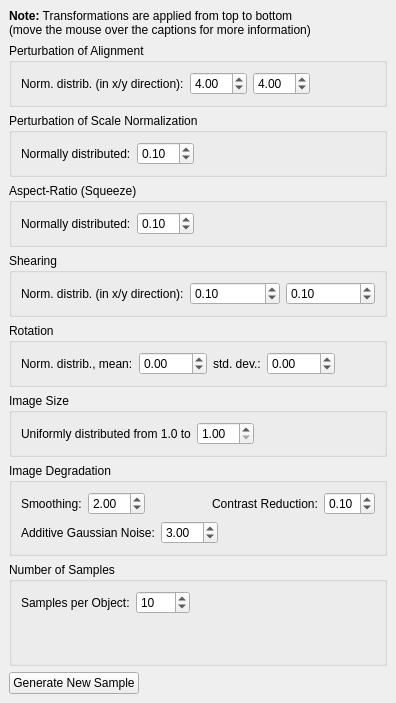
      <widget class="QWidget" name="tab_3" >
       <attribute name="title" >
        <string>&amp;Resampling</string>
       </attribute>
       <layout class="QVBoxLayout" >
        <property name="spacing" >
         <number>6</number>
        </property>
        <property name="leftMargin" >
         <number>9</number>
        </property>
        <property name="topMargin" >
         <number>9</number>
        </property>
        <property name="rightMargin" >
         <number>9</number>
        </property>
        <property name="bottomMargin" >
         <number>9</number>
        </property>
        <item>
         <widget class="QLabel" name="label_30" >
          <property name="text" >
           <string>&lt;html>&lt;head>&lt;meta name="qrichtext" content="1" />&lt;style type="text/css">
p, li { white-space: pre-wrap; }
&lt;/style>&lt;/head>&lt;body style=" font-family:'Sans Serif'; font-size:9pt; font-weight:400; font-style:normal; text-decoration:none;">
&lt;p style=" margin-top:0px; margin-bottom:0px; margin-left:0px; margin-right:0px; -qt-block-indent:0; text-indent:0px;">&lt;span style=" font-weight:600;">Note:&lt;/span> Transformations are applied from top to bottom&lt;/p>
&lt;p style=" margin-top:0px; margin-bottom:0px; margin-left:0px; margin-right:0px; -qt-block-indent:0; text-indent:0px;">(move the mouse over the captions for more information)&lt;/p>&lt;/body>&lt;/html></string>
          </property>
         </widget>
        </item>
        <item>
         <widget class="QGroupBox" name="groupBox_12" >
          <property name="title" >
           <string>Perturbation of Alignment</string>
          </property>
          <layout class="QHBoxLayout" >
           <property name="spacing" >
            <number>6</number>
           </property>
           <property name="leftMargin" >
            <number>9</number>
           </property>
           <property name="topMargin" >
            <number>9</number>
           </property>
           <property name="rightMargin" >
            <number>9</number>
           </property>
           <property name="bottomMargin" >
            <number>9</number>
           </property>
           <item>
            <widget class="QLabel" name="label_17" >
             <property name="sizePolicy" >
              <sizepolicy vsizetype="Preferred" hsizetype="Fixed" >
               <horstretch>0</horstretch>
               <verstretch>0</verstretch>
              </sizepolicy>
             </property>
             <property name="toolTip" >
              <string>The values are given as standard deviation in pixel values; samples are distributed around the point of alignment</string>
             </property>
             <property name="text" >
              <string>Norm. distrib. (in x/y direction):</string>
             </property>
             <property name="buddy" >
              <cstring>scaleNormComboBox</cstring>
             </property>
            </widget>
           </item>
           <item>
            <widget class="QDoubleSpinBox" name="sampleXTranslationSpinBox" >
             <property name="value" >
              <double>4.000000000000000</double>
             </property>
            </widget>
           </item>
           <item>
            <widget class="QDoubleSpinBox" name="sampleYTranslationSpinBox" >
             <property name="value" >
              <double>4.000000000000000</double>
             </property>
            </widget>
           </item>
           <item>
            <spacer>
             <property name="orientation" >
              <enum>Qt::Horizontal</enum>
             </property>
             <property name="sizeHint" >
              <size>
               <width>40</width>
               <height>20</height>
              </size>
             </property>
            </spacer>
           </item>
          </layout>
         </widget>
        </item>
        <item>
         <widget class="QGroupBox" name="groupBox_19" >
          <property name="title" >
           <string>Perturbation of Scale Normalization</string>
          </property>
          <layout class="QVBoxLayout" >
           <property name="spacing" >
            <number>6</number>
           </property>
           <property name="leftMargin" >
            <number>9</number>
           </property>
           <property name="topMargin" >
            <number>9</number>
           </property>
           <property name="rightMargin" >
            <number>9</number>
           </property>
           <property name="bottomMargin" >
            <number>9</number>
           </property>
           <item>
            <layout class="QHBoxLayout" >
             <property name="spacing" >
              <number>6</number>
             </property>
             <property name="leftMargin" >
              <number>0</number>
             </property>
             <property name="topMargin" >
              <number>0</number>
             </property>
             <property name="rightMargin" >
              <number>0</number>
             </property>
             <property name="bottomMargin" >
              <number>0</number>
             </property>
             <item>
              <widget class="QLabel" name="label_37" >
               <property name="sizePolicy" >
                <sizepolicy vsizetype="Preferred" hsizetype="Fixed" >
                 <horstretch>0</horstretch>
                 <verstretch>0</verstretch>
                </sizepolicy>
               </property>
               <property name="toolTip" >
                <string>The values are given as standard deviation in scale ratio; samples are distributed around 1</string>
               </property>
               <property name="text" >
                <string>Normally distributed:</string>
               </property>
               <property name="buddy" >
                <cstring>scaleNormComboBox</cstring>
               </property>
              </widget>
             </item>
             <item>
              <widget class="QDoubleSpinBox" name="sampleScaleSpinBox" >
               <property name="singleStep" >
                <double>0.100000000000000</double>
               </property>
               <property name="value" >
                <double>0.100000000000000</double>
               </property>
              </widget>
             </item>
             <item>
              <spacer>
               <property name="orientation" >
                <enum>Qt::Horizontal</enum>
               </property>
               <property name="sizeHint" >
                <size>
                 <width>1</width>
                 <height>20</height>
                </size>
               </property>
              </spacer>
             </item>
            </layout>
           </item>
          </layout>
         </widget>
        </item>
        <item>
         <widget class="QGroupBox" name="groupBox_14" >
          <property name="title" >
           <string>Aspect-Ratio (Squeeze)</string>
          </property>
          <layout class="QVBoxLayout" >
           <property name="spacing" >
            <number>6</number>
           </property>
           <property name="leftMargin" >
            <number>9</number>
           </property>
           <property name="topMargin" >
            <number>9</number>
           </property>
           <property name="rightMargin" >
            <number>9</number>
           </property>
           <property name="bottomMargin" >
            <number>9</number>
           </property>
           <item>
            <layout class="QHBoxLayout" >
             <property name="spacing" >
              <number>6</number>
             </property>
             <property name="leftMargin" >
              <number>0</number>
             </property>
             <property name="topMargin" >
              <number>0</number>
             </property>
             <property name="rightMargin" >
              <number>0</number>
             </property>
             <property name="bottomMargin" >
              <number>0</number>
             </property>
             <item>
              <widget class="QLabel" name="label_24" >
               <property name="sizePolicy" >
                <sizepolicy vsizetype="Preferred" hsizetype="Fixed" >
                 <horstretch>0</horstretch>
                 <verstretch>0</verstretch>
                </sizepolicy>
               </property>
               <property name="toolTip" >
                <string>The values are given as standard deviation in aspect ratio; samples are distributed around 1</string>
               </property>
               <property name="text" >
                <string>Normally distributed:</string>
               </property>
               <property name="buddy" >
                <cstring>scaleNormComboBox</cstring>
               </property>
              </widget>
             </item>
             <item>
              <widget class="QDoubleSpinBox" name="sampleAspectRatioSpinBox" >
               <property name="singleStep" >
                <double>0.100000000000000</double>
               </property>
               <property name="value" >
                <double>0.100000000000000</double>
               </property>
              </widget>
             </item>
             <item>
              <spacer>
               <property name="orientation" >
                <enum>Qt::Horizontal</enum>
               </property>
               <property name="sizeHint" >
                <size>
                 <width>40</width>
                 <height>20</height>
                </size>
               </property>
              </spacer>
             </item>
            </layout>
           </item>
          </layout>
         </widget>
        </item>
        <item>
         <widget class="QGroupBox" name="groupBox_15" >
          <property name="title" >
           <string>Shearing</string>
          </property>
          <layout class="QHBoxLayout" >
           <property name="spacing" >
            <number>6</number>
           </property>
           <property name="leftMargin" >
            <number>9</number>
           </property>
           <property name="topMargin" >
            <number>9</number>
           </property>
           <property name="rightMargin" >
            <number>9</number>
           </property>
           <property name="bottomMargin" >
            <number>9</number>
           </property>
           <item>
            <widget class="QLabel" name="label_21" >
             <property name="sizePolicy" >
              <sizepolicy vsizetype="Preferred" hsizetype="Fixed" >
               <horstretch>0</horstretch>
               <verstretch>0</verstretch>
              </sizepolicy>
             </property>
             <property name="toolTip" >
              <string>The values are given as standard deviation in scale factor; samples are distributed around 0</string>
             </property>
             <property name="text" >
              <string>Norm. distrib. (in x/y direction):</string>
             </property>
             <property name="buddy" >
              <cstring>scaleNormComboBox</cstring>
             </property>
            </widget>
           </item>
           <item>
            <widget class="QDoubleSpinBox" name="sampleXShearSpinBox" >
             <property name="minimum" >
              <double>0.000000000000000</double>
             </property>
             <property name="singleStep" >
              <double>0.100000000000000</double>
             </property>
             <property name="value" >
              <double>0.100000000000000</double>
             </property>
            </widget>
           </item>
           <item>
            <widget class="QDoubleSpinBox" name="sampleYShearSpinBox" >
             <property name="singleStep" >
              <double>0.100000000000000</double>
             </property>
             <property name="value" >
              <double>0.100000000000000</double>
             </property>
            </widget>
           </item>
          </layout>
         </widget>
        </item>
        <item>
         <widget class="QGroupBox" name="groupBox_8" >
          <property name="title" >
           <string>Rotation</string>
          </property>
          <layout class="QVBoxLayout" >
           <property name="spacing" >
            <number>6</number>
           </property>
           <property name="leftMargin" >
            <number>9</number>
           </property>
           <property name="topMargin" >
            <number>9</number>
           </property>
           <property name="rightMargin" >
            <number>9</number>
           </property>
           <property name="bottomMargin" >
            <number>9</number>
           </property>
           <item>
            <layout class="QHBoxLayout" >
             <property name="spacing" >
              <number>6</number>
             </property>
             <property name="leftMargin" >
              <number>0</number>
             </property>
             <property name="topMargin" >
              <number>0</number>
             </property>
             <property name="rightMargin" >
              <number>0</number>
             </property>
             <property name="bottomMargin" >
              <number>0</number>
             </property>
             <item>
              <widget class="QLabel" name="label_14" >
               <property name="sizePolicy" >
                <sizepolicy vsizetype="Preferred" hsizetype="Fixed" >
                 <horstretch>0</horstretch>
                 <verstretch>0</verstretch>
                </sizepolicy>
               </property>
               <property name="toolTip" >
                <string>&lt;html>&lt;head>&lt;meta name="qrichtext" content="1" />&lt;style type="text/css">
p, li { white-space: pre-wrap; }
&lt;/style>&lt;/head>&lt;body style=" font-family:'Sans Serif'; font-size:9pt; font-weight:400; font-style:normal; text-decoration:none;">
&lt;p style=" margin-top:0px; margin-bottom:0px; margin-left:0px; margin-right:0px; -qt-block-indent:0; text-indent:0px;">The values are given relatively in degree; mean and standard deviation have to be given for the normal distribution&lt;/p>&lt;/body>&lt;/html></string>
               </property>
               <property name="text" >
                <string>Norm. distrib., mean:</string>
               </property>
               <property name="buddy" >
                <cstring>scaleNormComboBox</cstring>
               </property>
              </widget>
             </item>
             <item>
              <widget class="QDoubleSpinBox" name="sampleRotationMeanSpinBox" >
               <property name="minimum" >
                <double>-360.000000000000000</double>
               </property>
               <property name="maximum" >
                <double>360.000000000000000</double>
               </property>
              </widget>
             </item>
             <item>
              <widget class="QLabel" name="label_16" >
               <property name="sizePolicy" >
                <sizepolicy vsizetype="Preferred" hsizetype="Fixed" >
                 <horstretch>0</horstretch>
                 <verstretch>0</verstretch>
                </sizepolicy>
               </property>
               <property name="text" >
                <string>std. dev.:</string>
               </property>
               <property name="buddy" >
                <cstring>scaleNormComboBox</cstring>
               </property>
              </widget>
             </item>
             <item>
              <widget class="QDoubleSpinBox" name="sampleRotationSigmaSpinBox" >
               <property name="minimum" >
                <double>-360.000000000000000</double>
               </property>
               <property name="maximum" >
                <double>360.000000000000000</double>
               </property>
              </widget>
             </item>
             <item>
              <spacer>
               <property name="orientation" >
                <enum>Qt::Horizontal</enum>
               </property>
               <property name="sizeHint" >
                <size>
                 <width>40</width>
                 <height>20</height>
                </size>
               </property>
              </spacer>
             </item>
            </layout>
           </item>
          </layout>
         </widget>
        </item>
        <item>
         <widget class="QGroupBox" name="groupBox_16" >
          <property name="title" >
           <string>Image Size</string>
          </property>
          <layout class="QVBoxLayout" >
           <property name="spacing" >
            <number>6</number>
           </property>
           <property name="leftMargin" >
            <number>9</number>
           </property>
           <property name="topMargin" >
            <number>9</number>
           </property>
           <property name="rightMargin" >
            <number>9</number>
           </property>
           <property name="bottomMargin" >
            <number>9</number>
           </property>
           <item>
            <layout class="QHBoxLayout" >
             <property name="spacing" >
              <number>6</number>
             </property>
             <property name="leftMargin" >
              <number>0</number>
             </property>
             <property name="topMargin" >
              <number>0</number>
             </property>
             <property name="rightMargin" >
              <number>0</number>
             </property>
             <property name="bottomMargin" >
              <number>0</number>
             </property>
             <item>
              <widget class="QLabel" name="label_35" >
               <property name="sizePolicy" >
                <sizepolicy vsizetype="Preferred" hsizetype="Fixed" >
                 <horstretch>0</horstretch>
                 <verstretch>0</verstretch>
                </sizepolicy>
               </property>
               <property name="toolTip" >
                <string>The values are in scale factor; new image sizes are uniformly distributed between 1 and the given scale factor</string>
               </property>
               <property name="text" >
                <string>Uniformly distributed from 1.0 to</string>
               </property>
               <property name="buddy" >
                <cstring>scaleNormComboBox</cstring>
               </property>
              </widget>
             </item>
             <item>
              <widget class="QDoubleSpinBox" name="sampleSizeSpinBox" >
               <property name="minimum" >
                <double>1.000000000000000</double>
               </property>
               <property name="singleStep" >
                <double>0.100000000000000</double>
               </property>
               <property name="value" >
                <double>1.000000000000000</double>
               </property>
              </widget>
             </item>
             <item>
              <spacer>
               <property name="orientation" >
                <enum>Qt::Horizontal</enum>
               </property>
               <property name="sizeHint" >
                <size>
                 <width>40</width>
                 <height>20</height>
                </size>
               </property>
              </spacer>
             </item>
            </layout>
           </item>
          </layout>
         </widget>
        </item>
        <item>
         <widget class="QGroupBox" name="groupBox_13" >
          <property name="title" >
           <string>Image Degradation</string>
          </property>
          <layout class="QVBoxLayout" >
           <property name="spacing" >
            <number>6</number>
           </property>
           <property name="leftMargin" >
            <number>9</number>
           </property>
           <property name="topMargin" >
            <number>9</number>
           </property>
           <property name="rightMargin" >
            <number>9</number>
           </property>
           <property name="bottomMargin" >
            <number>9</number>
           </property>
           <item>
            <layout class="QHBoxLayout" >
             <property name="spacing" >
              <number>6</number>
             </property>
             <property name="leftMargin" >
              <number>0</number>
             </property>
             <property name="topMargin" >
              <number>0</number>
             </property>
             <property name="rightMargin" >
              <number>0</number>
             </property>
             <property name="bottomMargin" >
              <number>0</number>
             </property>
             <item>
              <widget class="QLabel" name="label_28" >
               <property name="sizePolicy" >
                <sizepolicy vsizetype="Preferred" hsizetype="Fixed" >
                 <horstretch>0</horstretch>
                 <verstretch>0</verstretch>
                </sizepolicy>
               </property>
               <property name="toolTip" >
                <string>The values are given as standard deviation in size of the Gaussian smoothing kernel size (sigma) in pixel; samples are distributed around 0</string>
               </property>
               <property name="text" >
                <string>Smoothing:</string>
               </property>
               <property name="buddy" >
                <cstring>scaleNormComboBox</cstring>
               </property>
              </widget>
             </item>
             <item>
              <widget class="QDoubleSpinBox" name="sampleSmoothingSpinBox" >
               <property name="singleStep" >
                <double>1.000000000000000</double>
               </property>
               <property name="value" >
                <double>2.000000000000000</double>
               </property>
              </widget>
             </item>
             <item>
              <spacer>
               <property name="orientation" >
                <enum>Qt::Horizontal</enum>
               </property>
               <property name="sizeHint" >
                <size>
                 <width>40</width>
                 <height>20</height>
                </size>
               </property>
              </spacer>
             </item>
             <item>
              <widget class="QLabel" name="label_31" >
               <property name="sizePolicy" >
                <sizepolicy vsizetype="Preferred" hsizetype="Fixed" >
                 <horstretch>0</horstretch>
                 <verstretch>0</verstretch>
                </sizepolicy>
               </property>
               <property name="toolTip" >
                <string>The values are given as standard deviation in factor (pixel values will be multiplied with the sampled factors); samples are distributed around 1 and cut to lie between 0 and 1</string>
               </property>
               <property name="text" >
                <string>Contrast Reduction:</string>
               </property>
               <property name="buddy" >
                <cstring>scaleNormComboBox</cstring>
               </property>
              </widget>
             </item>
             <item>
              <widget class="QDoubleSpinBox" name="sampleContrastSpinBox" >
               <property name="maximum" >
                <double>1.000000000000000</double>
               </property>
               <property name="singleStep" >
                <double>0.100000000000000</double>
               </property>
               <property name="value" >
                <double>0.100000000000000</double>
               </property>
              </widget>
             </item>
            </layout>
           </item>
           <item>
            <layout class="QHBoxLayout" >
             <property name="spacing" >
              <number>6</number>
             </property>
             <property name="leftMargin" >
              <number>0</number>
             </property>
             <property name="topMargin" >
              <number>0</number>
             </property>
             <property name="rightMargin" >
              <number>0</number>
             </property>
             <property name="bottomMargin" >
              <number>0</number>
             </property>
             <item>
              <widget class="QLabel" name="label_33" >
               <property name="sizePolicy" >
                <sizepolicy vsizetype="Preferred" hsizetype="Fixed" >
                 <horstretch>0</horstretch>
                 <verstretch>0</verstretch>
                </sizepolicy>
               </property>
               <property name="toolTip" >
                <string>The values are given as standard deviation in pixel values (i.e., between 0 and 255); samples are distributed around 0, added to each pixel value, and cut to lie between 0 and 255</string>
               </property>
               <property name="text" >
                <string>Additive Gaussian Noise:</string>
               </property>
               <property name="buddy" >
                <cstring>scaleNormComboBox</cstring>
               </property>
              </widget>
             </item>
             <item>
              <widget class="QDoubleSpinBox" name="sampleNoiseSpinBox" >
               <property name="singleStep" >
                <double>1.000000000000000</double>
               </property>
               <property name="value" >
                <double>3.000000000000000</double>
               </property>
              </widget>
             </item>
             <item>
              <spacer>
               <property name="orientation" >
                <enum>Qt::Horizontal</enum>
               </property>
               <property name="sizeHint" >
                <size>
                 <width>40</width>
                 <height>20</height>
                </size>
               </property>
              </spacer>
             </item>
            </layout>
           </item>
          </layout>
         </widget>
        </item>
        <item>
         <widget class="QGroupBox" name="groupBox_7" >
          <property name="title" >
           <string>Number of Samples</string>
          </property>
          <layout class="QVBoxLayout" >
           <property name="spacing" >
            <number>6</number>
           </property>
           <property name="leftMargin" >
            <number>9</number>
           </property>
           <property name="topMargin" >
            <number>9</number>
           </property>
           <property name="rightMargin" >
            <number>9</number>
           </property>
           <property name="bottomMargin" >
            <number>9</number>
           </property>
           <item>
            <layout class="QHBoxLayout" >
             <property name="spacing" >
              <number>6</number>
             </property>
             <property name="leftMargin" >
              <number>0</number>
             </property>
             <property name="topMargin" >
              <number>0</number>
             </property>
             <property name="rightMargin" >
              <number>0</number>
             </property>
             <property name="bottomMargin" >
              <number>0</number>
             </property>
             <item>
              <widget class="QLabel" name="label_15" >
               <property name="text" >
                <string>Samples per Object:</string>
               </property>
              </widget>
             </item>
             <item>
              <widget class="QSpinBox" name="samplesPerObjSpinBox" >
               <property name="maximum" >
                <number>1000</number>
               </property>
               <property name="value" >
                <number>10</number>
               </property>
              </widget>
             </item>
             <item>
              <spacer>
               <property name="orientation" >
                <enum>Qt::Horizontal</enum>
               </property>
               <property name="sizeHint" >
                <size>
                 <width>40</width>
                 <height>20</height>
                </size>
               </property>
              </spacer>
             </item>
            </layout>
           </item>
           <item>
            <spacer>
             <property name="orientation" >
              <enum>Qt::Vertical</enum>
             </property>
             <property name="sizeHint" >
              <size>
               <width>20</width>
               <height>40</height>
              </size>
             </property>
            </spacer>
           </item>
          </layout>
         </widget>
        </item>
        <item>
         <layout class="QHBoxLayout" >
          <property name="spacing" >
           <number>6</number>
          </property>
          <property name="leftMargin" >
           <number>0</number>
          </property>
          <property name="topMargin" >
           <number>0</number>
          </property>
          <property name="rightMargin" >
           <number>0</number>
          </property>
          <property name="bottomMargin" >
           <number>0</number>
          </property>
          <item>
           <widget class="QPushButton" name="generateSamplesButton" >
            <property name="text" >
             <string>Generate New Sample</string>
            </property>
           </widget>
          </item>
          <item>
           <spacer>
            <property name="orientation" >
             <enum>Qt::Horizontal</enum>
            </property>
            <property name="sizeHint" >
             <size>
              <width>40</width>
              <height>20</height>
             </size>
            </property>
           </spacer>
          </item>
         </layout>
        </item>
       </layout>
      </widget>
